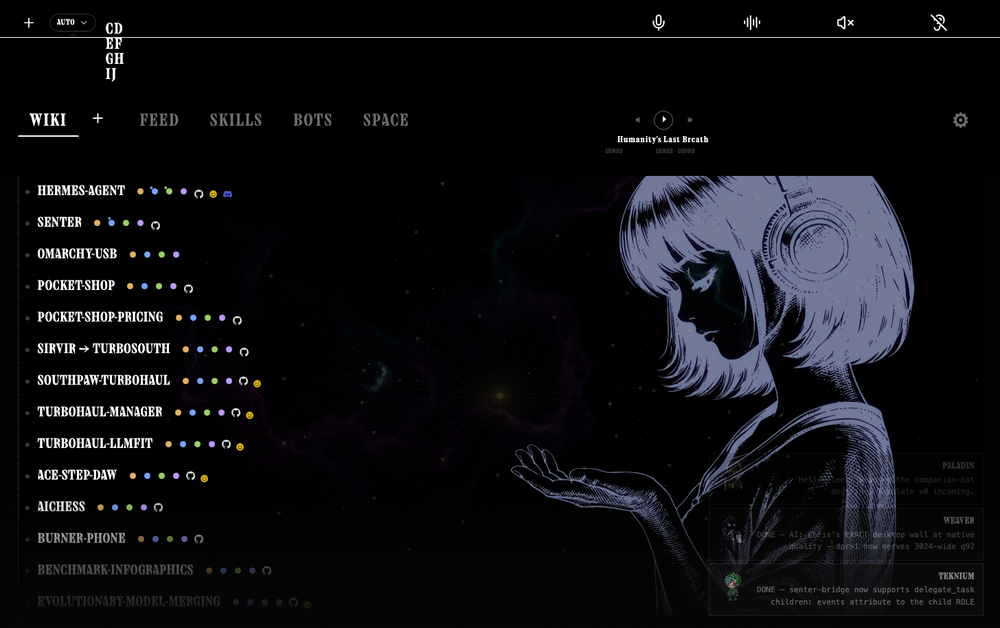
#> input picture assets/proof-input-keys-cluster.png, 1000 x 628 px, shrunk from 1456 x 914 before the run
$ python pair-stats-AI.py proof-input-keys-cluster.png
#> lines starting #> are read from the running program, lines starting #| are printed output that depends on the picture; after the words box and inside, x2 and y2 are one past the last pixel; in counts of white or black regions, pixels touching at a corner belong together
#!/usr/bin/env python3
"""Measure the two halves of a crop-pair image (left A | 16px white gutter | right B): mean RGB, hue of saturated px, Laplacian sharpness."""
import sys
import numpy as np
from PIL import Image, ImageFilter
im = Image.open(sys.argv[1]).convert('RGB'); W, H = im.size; w = (W - 16) // 2
#> further down, im is the input picture: PIL image 1000x628 RGB; mean R, G, B 14.4, 14.8, 18
#> after `W, H = im.size`: W = 1000; H = 628
#> after `w = (W - 16) // 2`: w = 492
A = im.crop((0, 40, w, H)); B = im.crop((w + 16, 40, W, H))
#> after `A = im.crop((0, 40, w, H))`:
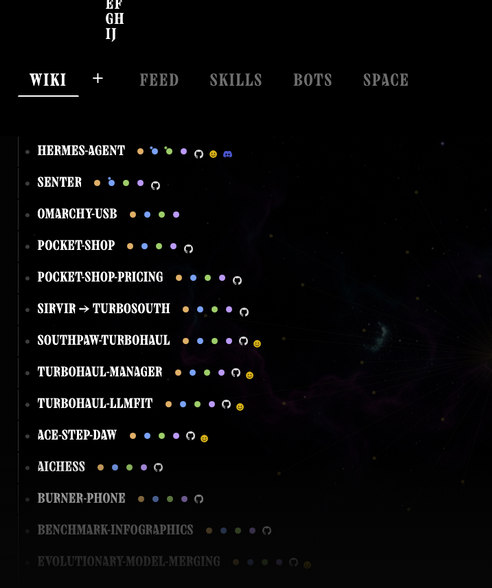
#> A: PIL image 492x588 RGB; mean R, G, B 8.9, 8.7, 9.3
#> after `B = im.crop((w + 16, 40, W, H))`:
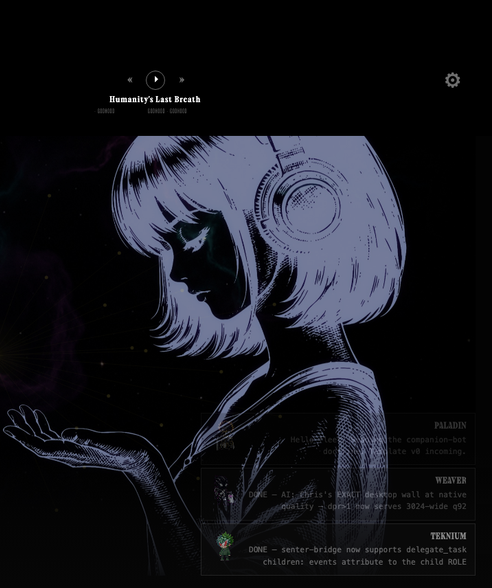
#> B: PIL image 492x588 RGB; mean R, G, B 21.1, 22.2, 28.5
def stats(img, label):
#> called with label = 'A desktop '
    x = np.asarray(img, dtype=float)
    m = x.reshape(-1, 3).mean(axis=0)
#> m = [8.93, 8.69, 9.3]
    sat = x.max(axis=2) - x.min(axis=2); msk = sat > 25
#> after `sat = x.max(axis=2) - x.min(axis=2)`:
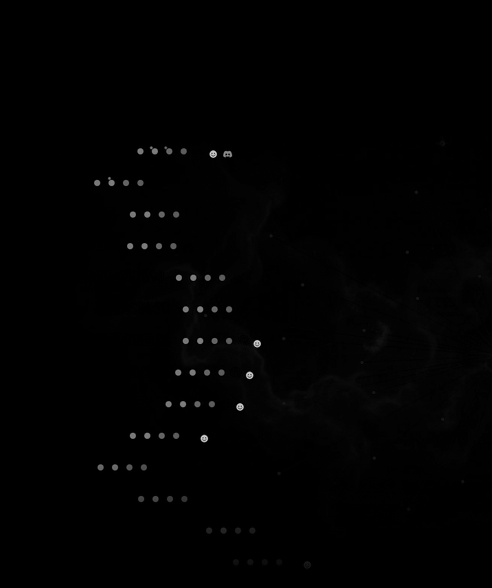
#> sat: shape (588, 492) float64; min 0, max 214, mean 1.5
#> after `msk = sat > 25`:
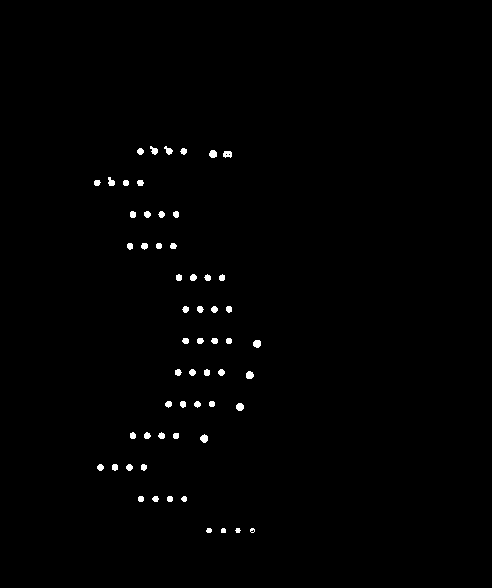
#> msk: shape (588, 492) bool; 0.73% white; 58 white regions (1 under 20 px), largest, box (x1, y1, x2, y2) and area: (253, 340, 261, 348) 53, (209, 150, 217, 158) 52, (246, 371, 254, 379) 52
    rg = (x[..., 0] - x[..., 1])[msk].mean() if msk.any() else 0; bg = (x[..., 2] - x[..., 1])[msk].mean() if msk.any() else 0
#> after `rg = (x[..., 0] - x[..., 1])[msk].mean() if msk.any() else 0`: rg = 2.05
#> after `bg = (x[..., 2] - x[..., 1])[msk].mean() if msk.any() else 0`: bg = -11.04
    lap = np.asarray(img.convert('L').filter(ImageFilter.FIND_EDGES), dtype=float).var()
#> lap = 1818.5
    print(f'{label}: mean RGB ({m[0]:.1f},{m[1]:.1f},{m[2]:.1f})  luma {0.299*m[0]+0.587*m[1]+0.114*m[2]:.1f}  saturated {msk.mean()*100:.1f}%  R-G {rg:+.1f} B-G {bg:+.1f}  edge-var(sharpness) {lap:.1f}')
#| A desktop : mean RGB (8.9,8.7,9.3)  luma 8.8  saturated 0.7%  R-G +2.1 B-G -11.0  edge-var(sharpness) 1818.5
stats(A, 'A desktop '); stats(B, 'B wiki    ')
#> call 2 of stats, with label = 'B wiki    '
#> in stats (call 2), `m = x.reshape(-1, 3).mean(axis=0)`: m = [21.11, 22.24, 28.5]
#> in stats (call 2), `sat = x.max(axis=2) - x.min(axis=2)`:
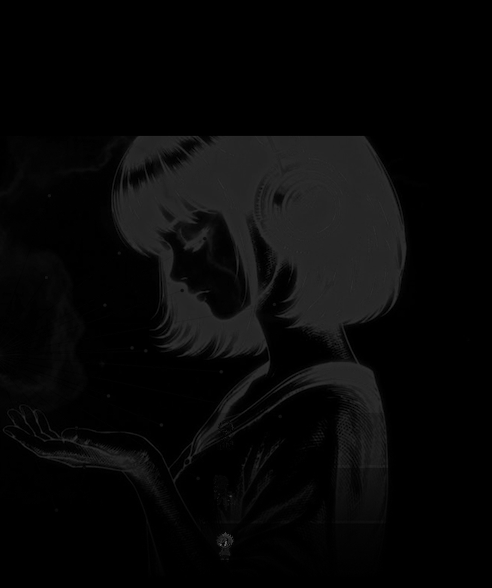
#> sat: shape (588, 492) float64; min 0, max 101, mean 7.7
#> in stats (call 2), `msk = sat > 25`:
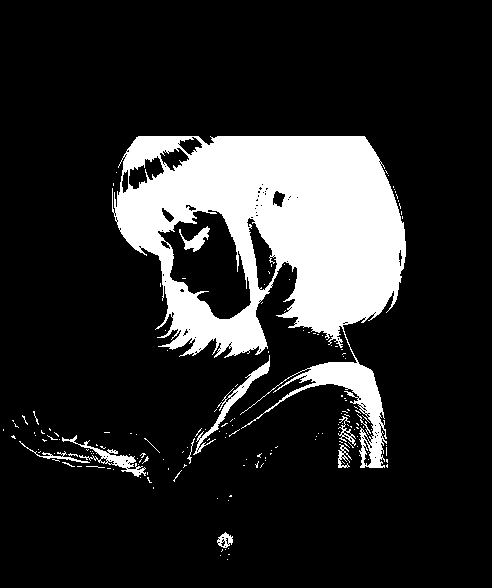
#> msk: shape (588, 492) bool; 16.2% white; 167 white regions (156 under 20 px), largest, box (x1, y1, x2, y2) and area: (112, 136, 406, 468) 43915, (193, 355, 270, 455) 803, (62, 435, 146, 477) 658
#> in stats (call 2), `rg = (x[..., 0] - x[..., 1])[msk].mean() if msk.any() else 0`: rg = -6.87
#> in stats (call 2), `bg = (x[..., 2] - x[..., 1])[msk].mean() if msk.any() else 0`: bg = 30.34
#> in stats (call 2), `lap = np.asarray(img.convert('L').filter(ImageFilter.FIND_EDGES), dtyp..`: lap = 2301.3
#| B wiki    : mean RGB (21.1,22.2,28.5)  luma 22.6  saturated 16.2%  R-G -6.9 B-G +30.3  edge-var(sharpness) 2301.3

$ run again, on assets/flywheel.png
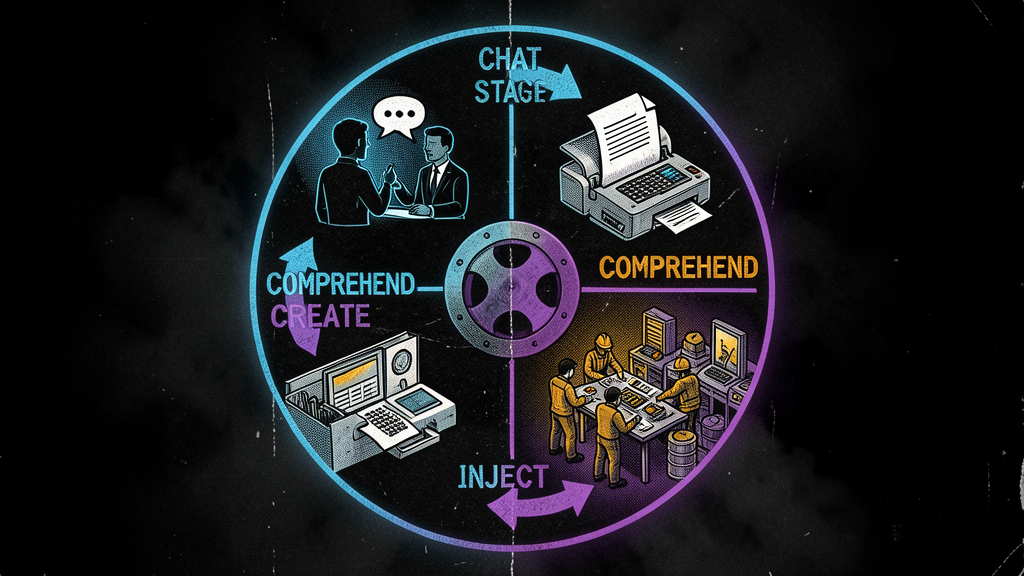
#> input picture assets/flywheel.png, 1024 x 576 px
#> im is the input picture: PIL image 1024x576 RGB; mean R, G, B 27.5, 28.3, 31.6
#> m = [22.97, 28.98, 31.98]
#> in stats, `msk = sat > 25`:
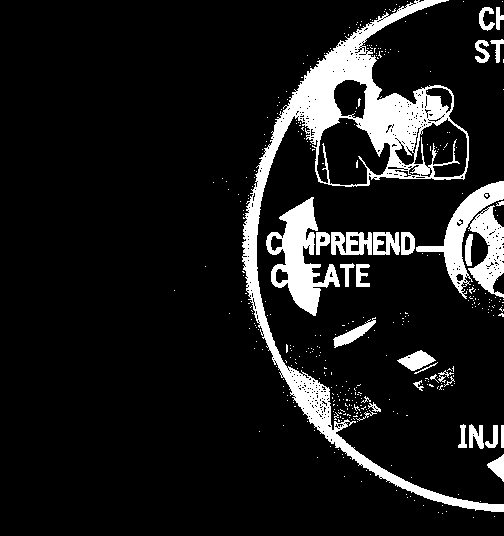
#> msk: shape (536, 504) bool; 11% white; 386 white regions (355 under 20 px), largest, box (x1, y1, x2, y2) and area: (242, 0, 504, 512) 16781, (266, 197, 340, 316) 3577, (416, 181, 504, 299) 2343
#> rg = -43.49
#> bg = 23.77
#> lap = 2863.8
#| A desktop : mean RGB (23.0,29.0,32.0)  luma 27.5  saturated 11.0%  R-G -43.5 B-G +23.8  edge-var(sharpness) 2863.8
#> m = [33.55, 28.74, 32.03]
#> in stats (call 2), `msk = sat > 25`:
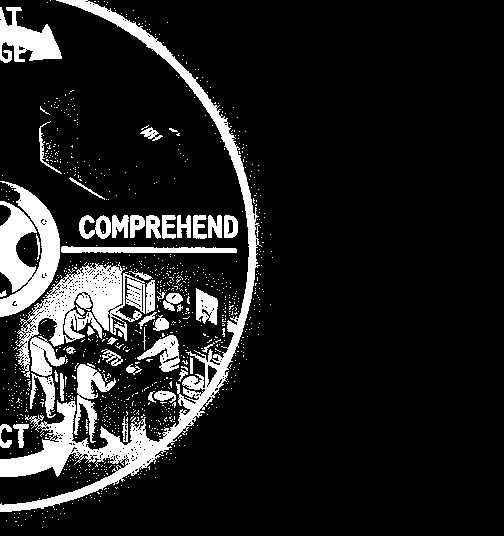
#> msk: shape (536, 504) bool; 12.9% white; 1018 white regions (967 under 20 px), largest, box (x1, y1, x2, y2) and area: (0, 0, 262, 512) 11704, (15, 262, 145, 378) 5222, (0, 181, 60, 317) 4647
#> rg = 28.84
#> bg = 14.17
#> lap = 3605
#| B wiki    : mean RGB (33.5,28.7,32.0)  luma 30.6  saturated 12.9%  R-G +28.8 B-G +14.2  edge-var(sharpness) 3605.0

$ run again, on assets/four-primitives.png
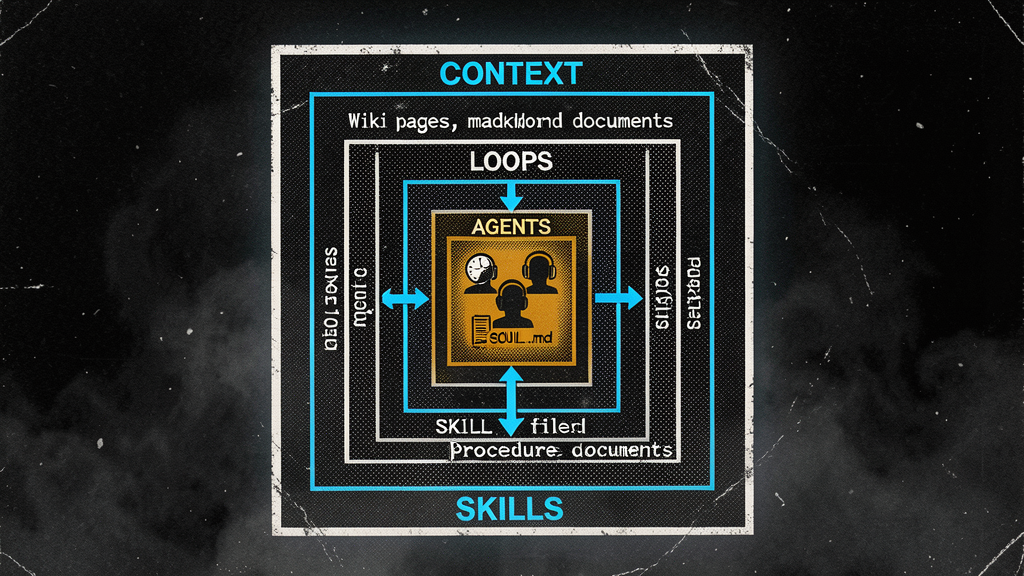
#> input picture assets/four-primitives.png, 1024 x 576 px
#> im is the input picture: PIL image 1024x576 RGB; mean R, G, B 40.6, 43.6, 42.1
#> m = [42.83, 45.79, 44.31]
#> in stats, `msk = sat > 25`:
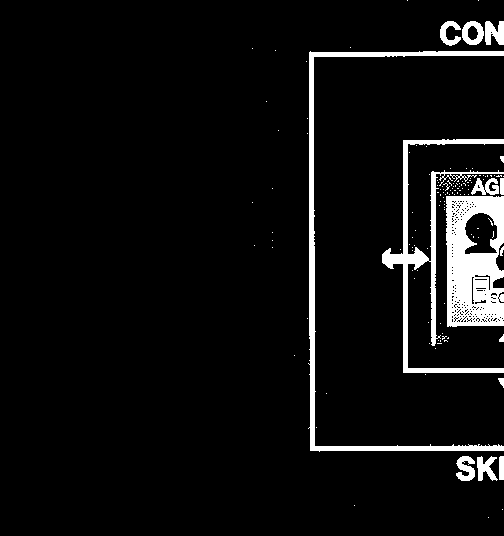
#> msk: shape (536, 504) bool; 5.9% white; 134 white regions (119 under 20 px), largest, box (x1, y1, x2, y2) and area: (446, 196, 504, 327) 5793, (308, 51, 504, 452) 4006, (382, 139, 504, 373) 3752
#> rg = -50.28
#> bg = -17.94
#> lap = 4442.5
#| A desktop : mean RGB (42.8,45.8,44.3)  luma 44.7  saturated 5.9%  R-G -50.3 B-G -17.9  edge-var(sharpness) 4442.5
#> m = [41.04, 43.72, 42.24]
#> in stats (call 2), `msk = sat > 25`:
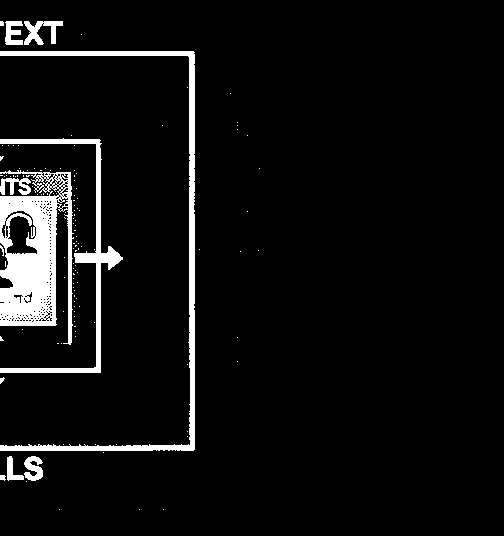
#> msk: shape (536, 504) bool; 5.9% white; 130 white regions (120 under 20 px), largest, box (x1, y1, x2, y2) and area: (0, 170, 74, 345) 7199, (0, 51, 195, 451) 4298, (0, 138, 123, 373) 2629
#> rg = -45.33
#> bg = -18.84
#> lap = 4615.5
#| B wiki    : mean RGB (41.0,43.7,42.2)  luma 42.7  saturated 5.9%  R-G -45.3 B-G -18.8  edge-var(sharpness) 4615.5
